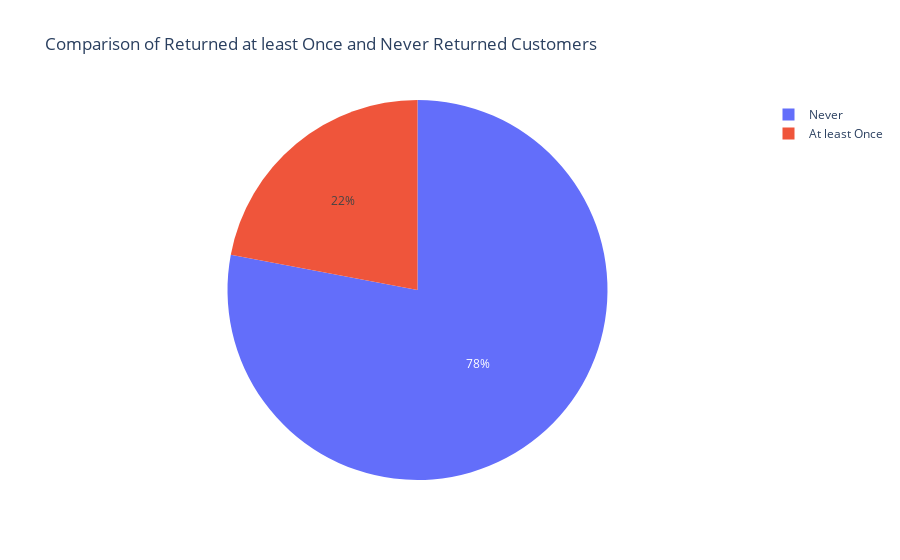

Notebook source saved alongside this figure:
### Code cell
# plot a comparison returned at least once, and never returned customers
px.pie(values=[Returned_atleast_once_ratio, Returned_never_ratio], names=['At least Once', 'Never'], title='Comparison of Returned at least Once and Never Returned Customers')

### Figure 1 — Plotly figure (JSON) as saved in the notebook; plotly's stock layout.template omitted (floating-point values rounded to 4 significant figures)
{"data": [{"domain": {"x": [0, 1], "y": [0, 1]}, "hovertemplate": "label=%{label}<br>value=%{value}<extra></extra>", "labels": ["At least Once", "Never"], "legendgroup": "", "name": "", "showlegend": true, "type": "pie", "values": [20.75, 73.46]}], "layout": {"legend": {"tracegroupgap": 0}, "title": {"text": "Comparison of Returned at least Once and Never Returned Customers"}}}
